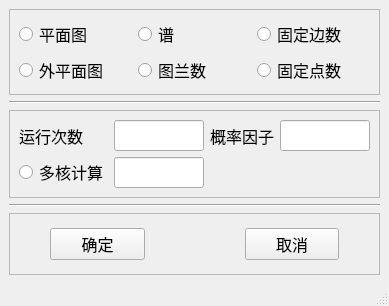
<?xml version="1.0" encoding="UTF-8"?>
<ui version="4.0">
 <class>setting</class>
 <widget class="QMainWindow" name="setting">
  <property name="geometry">
   <rect>
    <x>0</x>
    <y>0</y>
    <width>389</width>
    <height>306</height>
   </rect>
  </property>
  <property name="windowTitle">
   <string>高级设置</string>
  </property>
  <widget class="QWidget" name="centralwidget">
   <layout class="QGridLayout" name="gridLayout_4">
    <item row="0" column="0">
     <widget class="QFrame" name="frame">
      <property name="frameShape">
       <enum>QFrame::StyledPanel</enum>
      </property>
      <property name="frameShadow">
       <enum>QFrame::Raised</enum>
      </property>
      <layout class="QGridLayout" name="gridLayout_3">
       <item row="0" column="0">
        <widget class="QRadioButton" name="planarBtn">
         <property name="font">
          <font>
           <family>微软雅黑 Light</family>
           <pointsize>12</pointsize>
          </font>
         </property>
         <property name="cursor">
          <cursorShape>ArrowCursor</cursorShape>
         </property>
         <property name="autoFillBackground">
          <bool>false</bool>
         </property>
         <property name="text">
          <string>平面图</string>
         </property>
         <property name="autoExclusive">
          <bool>false</bool>
         </property>
        </widget>
       </item>
       <item row="0" column="1">
        <widget class="QRadioButton" name="spectrumBtn">
         <property name="font">
          <font>
           <family>微软雅黑 Light</family>
           <pointsize>12</pointsize>
          </font>
         </property>
         <property name="text">
          <string>谱</string>
         </property>
         <property name="autoExclusive">
          <bool>false</bool>
         </property>
        </widget>
       </item>
       <item row="0" column="2">
        <widget class="QRadioButton" name="fixEdgeBtn">
         <property name="font">
          <font>
           <family>微软雅黑 Light</family>
           <pointsize>12</pointsize>
          </font>
         </property>
         <property name="acceptDrops">
          <bool>false</bool>
         </property>
         <property name="text">
          <string>固定边数</string>
         </property>
         <property name="autoExclusive">
          <bool>false</bool>
         </property>
        </widget>
       </item>
       <item row="1" column="0">
        <widget class="QRadioButton" name="outPlanarBtn">
         <property name="font">
          <font>
           <family>微软雅黑 Light</family>
           <pointsize>12</pointsize>
          </font>
         </property>
         <property name="text">
          <string>外平面图</string>
         </property>
         <property name="autoExclusive">
          <bool>false</bool>
         </property>
        </widget>
       </item>
       <item row="1" column="1">
        <widget class="QRadioButton" name="turanBtn">
         <property name="font">
          <font>
           <family>微软雅黑 Light</family>
           <pointsize>12</pointsize>
          </font>
         </property>
         <property name="text">
          <string>图兰数</string>
         </property>
         <property name="autoExclusive">
          <bool>false</bool>
         </property>
        </widget>
       </item>
       <item row="1" column="2">
        <widget class="QRadioButton" name="fixVertexBtn">
         <property name="font">
          <font>
           <family>微软雅黑 Light</family>
           <pointsize>12</pointsize>
          </font>
         </property>
         <property name="text">
          <string>固定点数</string>
         </property>
         <property name="autoExclusive">
          <bool>false</bool>
         </property>
        </widget>
       </item>
      </layout>
     </widget>
    </item>
    <item row="1" column="0">
     <widget class="Line" name="line">
      <property name="orientation">
       <enum>Qt::Horizontal</enum>
      </property>
     </widget>
    </item>
    <item row="2" column="0">
     <widget class="QFrame" name="frame_2">
      <property name="frameShape">
       <enum>QFrame::StyledPanel</enum>
      </property>
      <property name="frameShadow">
       <enum>QFrame::Raised</enum>
      </property>
      <layout class="QGridLayout" name="gridLayout">
       <item row="0" column="0">
        <widget class="QLabel" name="label">
         <property name="font">
          <font>
           <family>微软雅黑 Light</family>
           <pointsize>12</pointsize>
          </font>
         </property>
         <property name="text">
          <string>运行次数</string>
         </property>
        </widget>
       </item>
       <item row="0" column="1">
        <widget class="QLineEdit" name="runTimeEditLine">
         <property name="font">
          <font>
           <family>微软雅黑 Light</family>
           <pointsize>12</pointsize>
          </font>
         </property>
        </widget>
       </item>
       <item row="0" column="2">
        <widget class="QLabel" name="label_2">
         <property name="font">
          <font>
           <family>微软雅黑 Light</family>
           <pointsize>12</pointsize>
          </font>
         </property>
         <property name="text">
          <string>概率因子</string>
         </property>
        </widget>
       </item>
       <item row="0" column="3">
        <widget class="QLineEdit" name="rateFactLineEdit">
         <property name="font">
          <font>
           <family>微软雅黑 Light</family>
           <pointsize>12</pointsize>
          </font>
         </property>
        </widget>
       </item>
       <item row="1" column="0">
        <widget class="QRadioButton" name="multCoreBtn">
         <property name="font">
          <font>
           <family>微软雅黑 Light</family>
           <pointsize>12</pointsize>
          </font>
         </property>
         <property name="layoutDirection">
          <enum>Qt::LeftToRight</enum>
         </property>
         <property name="text">
          <string>多核计算</string>
         </property>
        </widget>
       </item>
       <item row="1" column="1">
        <widget class="QLineEdit" name="multCoreNumber">
         <property name="enabled">
          <bool>true</bool>
         </property>
         <property name="font">
          <font>
           <family>微软雅黑 Light</family>
           <pointsize>12</pointsize>
          </font>
         </property>
        </widget>
       </item>
      </layout>
     </widget>
    </item>
    <item row="3" column="0">
     <widget class="Line" name="line_2">
      <property name="orientation">
       <enum>Qt::Horizontal</enum>
      </property>
     </widget>
    </item>
    <item row="4" column="0">
     <widget class="QFrame" name="frame_3">
      <property name="frameShape">
       <enum>QFrame::StyledPanel</enum>
      </property>
      <property name="frameShadow">
       <enum>QFrame::Raised</enum>
      </property>
      <layout class="QGridLayout" name="gridLayout_2">
       <property name="leftMargin">
        <number>40</number>
       </property>
       <property name="rightMargin">
        <number>40</number>
       </property>
       <property name="horizontalSpacing">
        <number>100</number>
       </property>
       <item row="0" column="0">
        <widget class="QPushButton" name="yesBtn">
         <property name="font">
          <font>
           <family>微软雅黑 Light</family>
           <pointsize>12</pointsize>
          </font>
         </property>
         <property name="text">
          <string>确定</string>
         </property>
        </widget>
       </item>
       <item row="0" column="1">
        <widget class="QPushButton" name="cancelBtn">
         <property name="font">
          <font>
           <family>微软雅黑 Light</family>
           <pointsize>12</pointsize>
          </font>
         </property>
         <property name="text">
          <string>取消</string>
         </property>
        </widget>
       </item>
      </layout>
     </widget>
    </item>
   </layout>
  </widget>
  <widget class="QMenuBar" name="menubar">
   <property name="geometry">
    <rect>
     <x>0</x>
     <y>0</y>
     <width>389</width>
     <height>23</height>
    </rect>
   </property>
  </widget>
  <widget class="QStatusBar" name="statusbar"/>
 </widget>
 <resources/>
 <connections/>
</ui>
